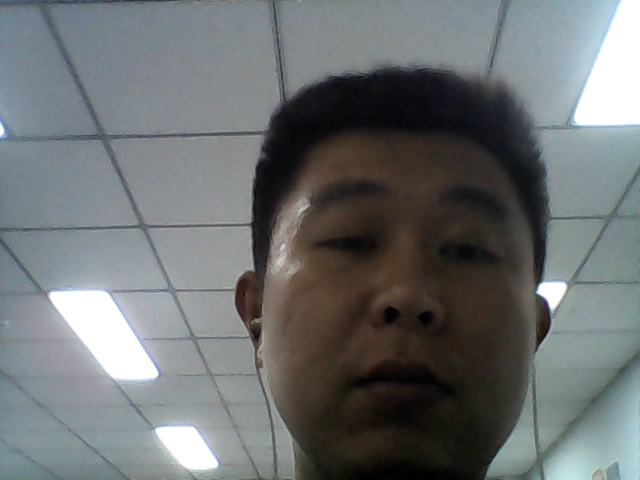
#> input picture test/kk.jpg, 640 x 480 px
$ python shibie.py
#> lines starting #> are read from the running program, lines starting #| are printed output that depends on the picture
# 读取图片
import cv2

image = cv2.imread('kk.jpg')
#> image is the input picture: shape (480, 640, 3); mean B, G, R 113.2, 112.5, 108.7
# 加载人脸模型库
face_model = cv2.CascadeClassifier(
    'D:\program\demoworkspace\opencv-4.3.0\data\haarcascades\haarcascade_frontalcatface.xml')
# 图片进行灰度处理
gray = cv2.cvtColor(image, cv2.COLOR_RGB2GRAY)
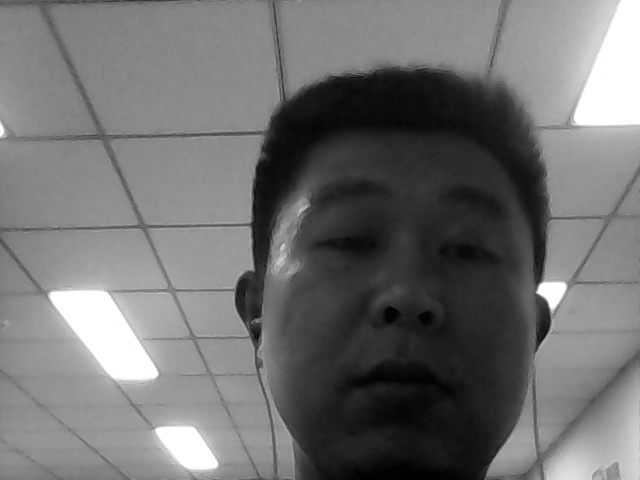
#> gray: shape (480, 640); min 0, max 255, mean 112.2
# 人脸检测
faces = face_model.detectMultiScale(gray)
#> faces = ()
# 标记人脸
for (x, y, w, h) in faces:
    # 1.原始图片；2坐标点；3.矩形宽高 4.颜色值(RGB)；5.线框
    cv2.rectangle(image, (x, y), (x + w, y + h), (0, 255, 0), 2)
#> this loop made 0 passes
# 显示图片窗口
cv2.imshow('faces', image)
# 窗口暂停
cv2.waitKey(0)
# 销毁窗口
cv2.destroyAllWindows()
